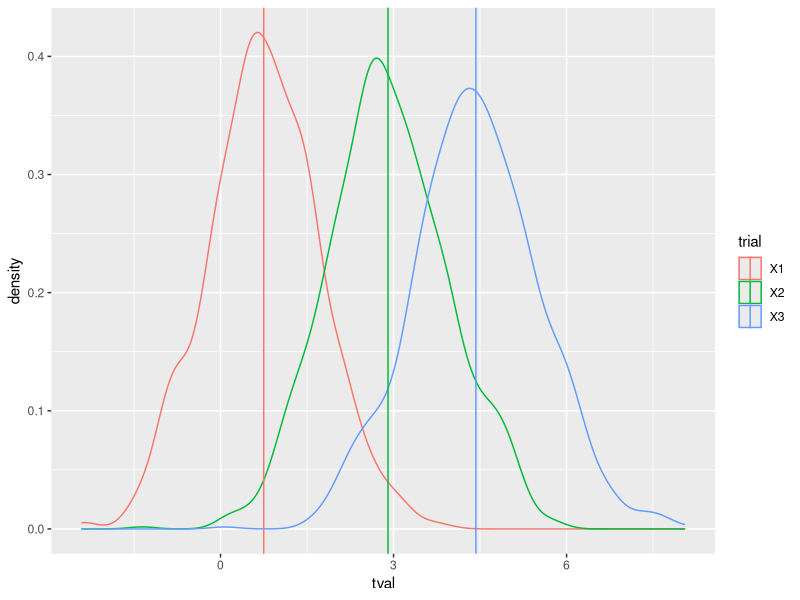
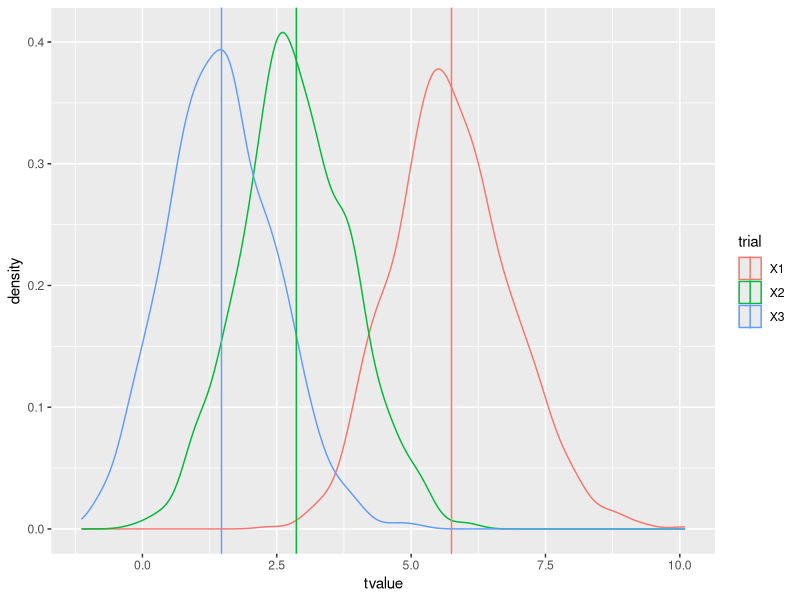
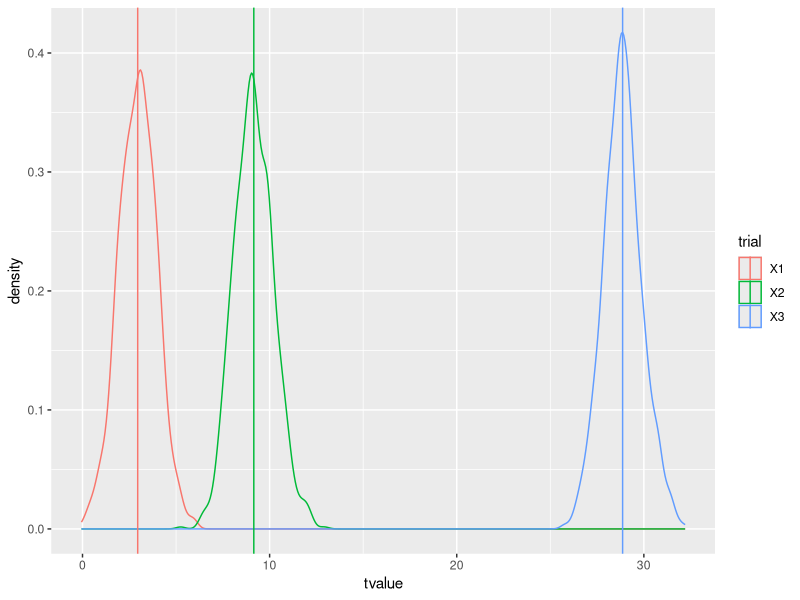
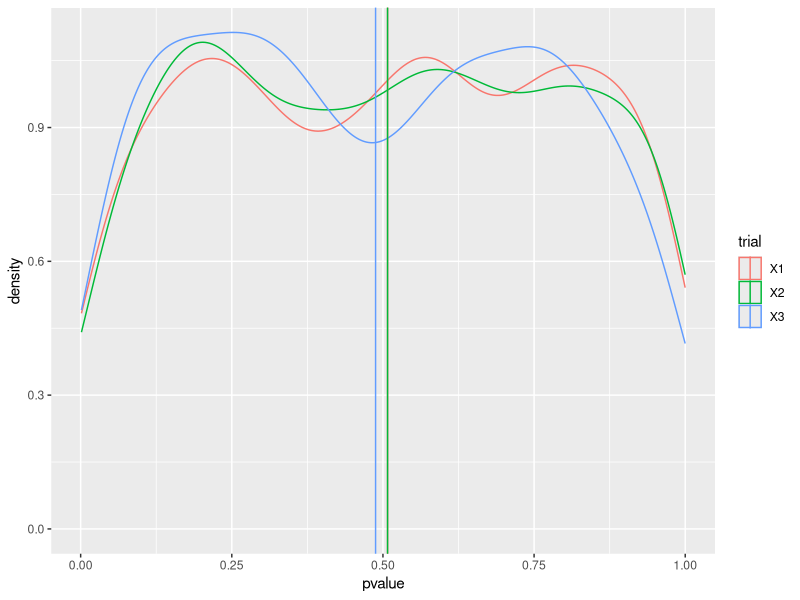
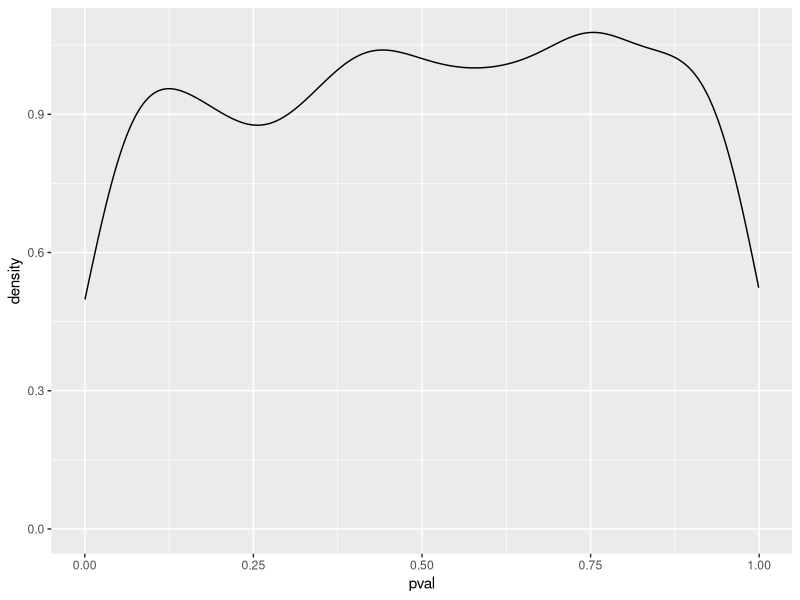

Generate these figures, in order, with R:
## ---- chunk 1

## Load Tidyverse
library(tidyverse) 

## ---- chunk 2

## Set the amount of numbers it will randomly generate
set.seed = 10000

## ---- chunk 3

## Create function that makes a dataset based on given parameters for n, b0, b1 and sd.err

rand.mod <- function(n = 200, b0 = 2, b1 = 3, sd.err = 1) {
  predictor <- runif(n) - 0.5
  response <- b0 + b1 * predictor + rnorm(n, mean = 0, sd = sd.err)
  return(data.frame(response = response, predictor = predictor))}

## ---- chunk 4

## Use new function "rand.mod" to create dataset with columns of different B1 manipulations. Summary() function narrows down the results to show only the tvalue of the predictor.

n.times <- 1000
tval.B1 <- matrix(nrow = n.times, ncol = 3, NA)
for(i in 1:n.times) {
  mod1 <- lm(response ~ predictor, data = rand.mod(n = 100, b0 = 1, b1 = 0.5, sd.err = 2))
  tval.B1[i, 1] <- summary(mod1)$coefficients["predictor", "t value"]
  mod2 <- lm(response ~ predictor, data = rand.mod(n = 100, b0 = 1, b1 = 2, sd.err = 2))
  tval.B1[i, 2] <- summary(mod2)$coefficients["predictor", "t value"]
  mod3 <- lm(response ~predictor, data = rand.mod(n = 100, b0 = 1, b1 = 3, sd.err = 2))
  tval.B1[i, 3] <- summary(mod3)$coefficients["predictor", "t value"]}

## ---- chunk 5

## Put it all into a dataframe and turn dataframe into a long format. Check to make sure "trial" column is factors not intergers

tval.B1 <- data.frame(tval.B1)
tval.B1 <- gather(tval.B1, value = "tval", key = "trial")
tval.B1$trial <- factor(tval.B1$trial)

## ---- chunk 6

## Plot with means
tval.sum.B1 <- group_by(tval.B1, trial) %>% summarize(mn.tval = mean(tval))
p <- ggplot(aes(tval, group = trial, col = trial), data = tval.B1)
p + geom_density() + geom_vline(data = tval.sum.B1, aes(xintercept = mn.tval, col = trial))

## ---- chunk 7

## Use new function "rand.mod" to create dataset with columns of different error manipulations. Summary() function narrows down the results to show only the tvalue of the predictor.

n.times <- 1000
tval.err <- matrix(nrow = n.times, ncol = 3, NA)
for(i in 1:n.times) {
mod1 <- lm(response ~ predictor, data = rand.mod(n = 100, b0 = 1, b1 = 1, sd.err = 0.5))
tval.err[i, 1] <- summary(mod1)$coefficients["predictor", "t value"]
mod2 <- lm(response ~ predictor, data = rand.mod(n = 100, b0 = 1, b1 = 1, sd.err = 1))
tval.err[i, 2] <- summary(mod2)$coefficients["predictor", "t value"]
mod3 <- lm(response ~ predictor, data = rand.mod(n = 100, b0 = 1, b1 = 1, sd.err = 2))
tval.err[i, 3] <- summary(mod3)$coefficients["predictor", "t value"]}

## ---- chunk 8

## Put it all into a dataframe and turn dataframe into a long format. Check to make sure "trial" column is factors not intergers

tval.err <- data.frame(tval.err)
tval.err <- gather(tval.err, value = "tvalue", key="trial")
tval.err$trial <- factor(tval.err$trial)

## ---- chunk 9

## Plot with means

tval.sum.err <- group_by(tval.err, trial) %>% summarize(mn.tval = mean(tvalue))
p <- ggplot(aes(tvalue, group = trial, col = trial), data = tval.err)
p + geom_density() + geom_vline(data = tval.sum.err, aes(xintercept = mn.tval, col = trial))

## ---- chunk 10

## Use new function "rand.mod" to create dataset with columns of different sample size manipulations. 

n.times <- 1000
tval.ss <- matrix(nrow = n.times, ncol = 3, NA)
for (i in 1:n.times) {
mod1 <- lm(response ~ predictor, data = rand.mod(n = 100, b0 = 1, b1 = 1, sd.err = 1))
tval.ss[i, 1] <- summary(mod1)$coefficients["predictor", "t value"]
mod2 <- lm(response ~ predictor, data = rand.mod(n = 1000, b0 = 1, b1 = 1, sd.err = 1))
tval.ss[i, 2] <- summary(mod2)$coefficients["predictor", "t value"]
mod3 <- lm(response ~ predictor, data = rand.mod(n = 10000, b0 = 1, b1 = 1, sd.err = 1))
tval.ss[i, 3] <- summary(mod3)$coefficients["predictor", "t value"]}

## ---- chunk 11

## Put it all into a dataframe and turn dataframe into a long format. Check to make sure "trial" column is factors not intergers

tval.ss <- data.frame(tval.ss)
tval.ss <- gather(tval.ss, value = "tvalue", key="trial")
tval.ss$trial <- factor(tval.ss$trial)

## ---- chunk 12

## Plot with means

tval.sum.ss <- group_by(tval.ss, trial) %>% summarize(mn.tval = mean(tvalue))
p <- ggplot(aes(tvalue, group = trial, col = trial), data = tval.ss)
p + geom_density() + geom_vline(data = tval.sum.ss, aes(xintercept = mn.tval, col = trial))

## ---- chunk 13

## Making different models to see how manipulating sample size affects the pvalue

n.times <- 1000
pval.ss <- matrix(nrow = n.times, ncol = 3, NA)
for (i in 1:n.times) {
mod <- lm(response ~ predictor, data = rand.mod(n = 100, b0 = 0, b1 = 0, sd.err = 3))
pval.ss[i, 1] <- summary(mod)$coefficients["predictor", "Pr(>|t|)"]
mod1 <- lm(response ~ predictor, data = rand.mod(n = 10, b0 = 0, b1 = 0, sd.err = 3))
pval.ss[i, 2] <- summary(mod1)$coefficients["predictor", "Pr(>|t|)"]
mod2 <- lm(response ~ predictor, data = rand.mod(n = 1000, b0 = 0, b1 = 0, sd.err = 3))
pval.ss[i, 3] <- summary(mod2)$coefficients["predictor", "Pr(>|t|)"]}

pval.ss <- data.frame(pval.ss)
pval.ss <- gather(pval.ss, value = "pvalue", key = "trial")
pval.ss$trial <- factor(pval.ss$trial) 

## ---- chunk 14

## Plot with means

pval.sum.ss <- group_by(pval.ss, trial) %>% summarize(mn.pval = mean(pvalue))
p <- ggplot(aes(pvalue, group = trial, col = trial), data = pval.ss)
p + geom_density() + geom_vline(data = pval.sum.ss, aes(xintercept = mn.pval, col = trial))

## ---- chunk 15
## Find the P values that are <= 0.05

filter(pval.ss, pvalue <= 0.05)
## ---- chunk 16
## Doing it a different way..
n.times <- 1:2000
n <- c(100)
bl <- c(0)
sd.err <- c(0.1, 1, 2, 5)

test.df <- expand.grid(n.times = n.times, n = n, bl = bl, sd.err = sd.err)

for(i in 1:length(test.df$n.times)) {
  tmp.df <- rand.mod(n = test.df$n[i], b0 = 0, b1 = test.df$bl[i], sd.err = test.df$sd.err[i])
  tmp.lm <- lm(response ~ predictor, data = tmp.df) 
  test.df$pval[i] <- summary(tmp.lm)$coefficients["predictor", "Pr(>|t|)"] }

test.df$n <- factor(test.df$n)
test.df$bl <- factor(test.df$bl)
test.df$sd.err <- factor(test.df$sd.err)
## ---- chunk 17
test.sub <- subset(test.df, sd.err == 5)

p <- ggplot(data = test.sub, aes(pval))
p + geom_density()
## ---- chunk 18

with(test.sub, table (pval <= 0.05))/length(test.sub$pval)

## ---- chunk 19

group_by(test.df, sd.err) %>% summarise(sum.tab = table(pval <= 0.05)[2]/length(pval))

## ---- chunk 20

n.times <- 1:2000  
n <- c(10, 100, 1000)
b1 <- c(0)
sd.err <- c(0.1, 1, 2, 5)
test.df <- expand.grid(n.times = n.times, n = n, b1 = b1, sd.err = sd.err)

for (i in 1:length(test.df$n.times)) {
tmp.df <- rand.mod(n = test.df$n[i], b0 = 0, b1 = test.df$b1[i], sd.err = test.df$sd.err[i])
tmp.lm <- lm(response ~ predictor, data = tmp.df)
test.df$est[i] <- summary(tmp.lm)$coefficients["predictor", "Pr(>|t|)"]
}

test.df$n <- factor(test.df$n)
test.df$b1 <- factor(test.df$b1)
test.df$sd.err <- factor(test.df$sd.err)

## ---- chunk 21

filter(pval.ss, pvalue <= 0.05)

